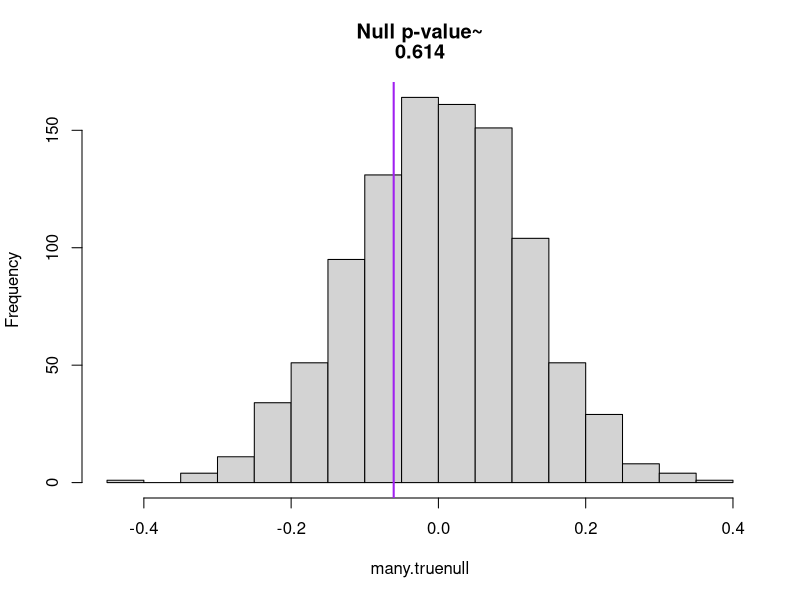
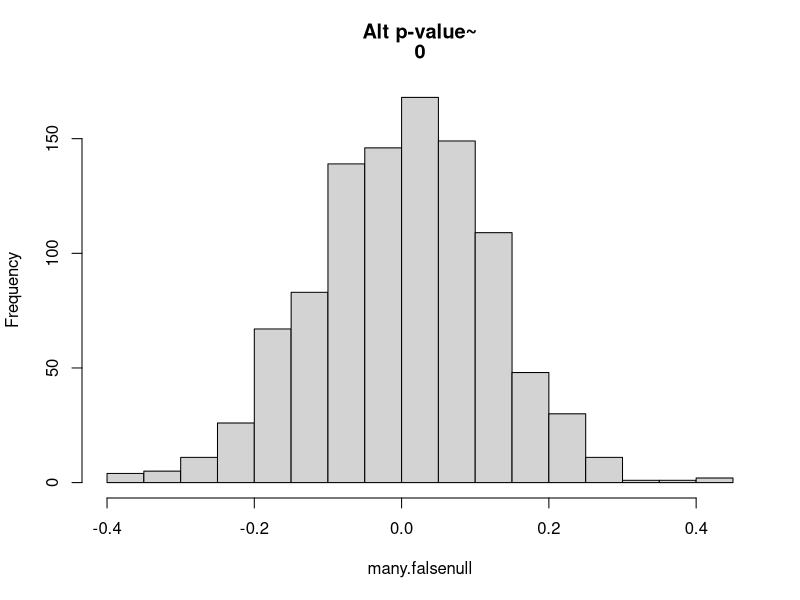

Reproduce these figures in R, in order.
## ---- chunk 1
set.seed(4321)
carrier<-rep(c(0,1), c(100,200))  # Make up an example with 100 carriers and 200 controls
null.y<-rnorm(300)   # our null data - here the value is independent of carrier status
alt.y<-rnorm(300, mean=carrier/2)   # our alternate data - here the mean depends on carrier status
## ---- chunk 2
t.test(null.y~carrier, var.equal=TRUE)
t.test(alt.y~carrier, var.equal=TRUE)
## ---- chunk 3
# Here's the observed difference in mean between the two groups for the null data
null.diff<-mean(null.y[carrier==1])-mean(null.y[carrier==0])
# And here's the observed difference in mean between the two groups for our alternate data
alt.diff<-mean(alt.y[carrier==1])-mean(alt.y[carrier==0])
## ---- chunk 4
one.test<-function(x,y){
  xstar<-sample(x)  # samples without replacement - so this is producing a random permutation of x
  m<-mean(y[xstar==1])-mean(y[xstar==0])  # then calcluate the difference in means between the two groups defined by the permuted x
  return (m)
}
## ---- chunk 5
many.truenull <- replicate(1000, one.test(carrier, null.y))
many.falsenull <- replicate(1000, one.test(carrier, alt.y))

# plot histograms of the resulting distribution of difference of means
p1<-mean(abs(many.truenull) > abs(null.diff)) # the empirical p-value (for 2-sided test)
hist(many.truenull,main = c("Null p-value~",p1),breaks=20)
# add a line to it to indicate the 'observed' value
abline(v=null.diff, lwd=2, col="purple")

#text(x=-0.4,y=200,c("p-value=",mean/1000))
p2<-mean(abs(many.falsenull) > abs(alt.diff))  # the empirical p-value
hist(many.falsenull,main = c("Alt p-value~",p2),breaks=20)
abline(v=alt.diff, lwd=2, col="purple")
